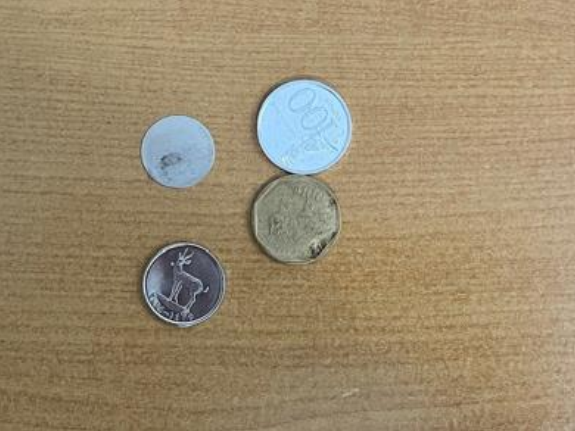
#> input picture challenge1-solution/pyqt_app/Test Image.png, 575 x 431 px
$ jupyter execute Experiments.ipynb
#> lines starting #> are read from the running program, lines starting #| are printed output that depends on the picture; after the words box and inside, x2 and y2 are one past the last pixel; in counts of white or black regions, pixels touching at a corner belong together
## Coutour Based Coin Detection and Segmentation

[cell 1]
import cv2
import numpy as np
import matplotlib.pyplot as plt

def segment_and_count_coins(image_path, display_steps=False):
#> called with image_path = 'Test Image.png', display_steps = True
    img = cv2.imread(image_path)
#> img is the input picture: shape (431, 575, 3); mean B, G, R 110.4, 139.2, 155.9
    if img is None:
        raise FileNotFoundError(f"Image file '{image_path}' not found.")

    original_img = img.copy()
    gray = cv2.cvtColor(img, cv2.COLOR_BGR2GRAY)
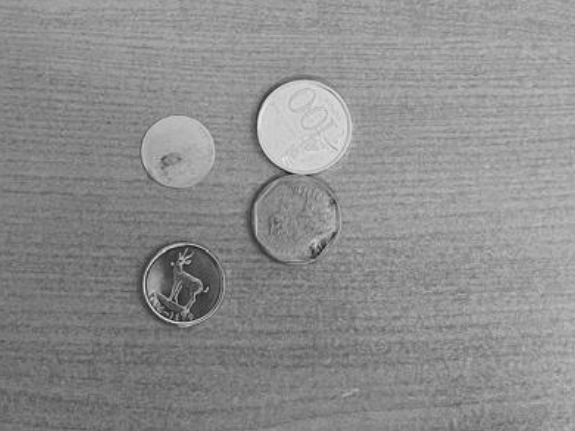
#> gray: shape (431, 575); min 15, max 232, mean 140.9
    blurred = cv2.GaussianBlur(gray, (11, 11), 0)

    if display_steps:
        plt.imshow(blurred, cmap='gray')
        plt.title("Blurred Image")
        plt.show()

    circles = cv2.HoughCircles(
        blurred,
        cv2.HOUGH_GRADIENT,
        dp=1.2,
        minDist=30,
        param1=50,
        param2=25,
        minRadius=15,
        maxRadius=50
    )
#> circles = [[305.4, 125.4, 48], [291, 217.8, 45.36], [181.8, 281.4, 39.48], [177, 151.8, 36.72]]

    if circles is not None:
        circles = np.round(circles[0, :]).astype("int")
#> circles = [[305, 125, 48], [291, 218, 45], [182, 281, 39], [177, 152, 37]]
        circles = remove_overlapping_circles(circles)
#> the loop in remove_overlapping_circles, `for circle in circles:` made 4 passes
#> after the loop in remove_overlapping_circles, `for circle in circles:`: filtered_circles = [(305, 125, 48), (291, 218, 45), (182, 281, 39), (177, 152, 37)]
#> circles has the same summary as filtered_circles in remove_overlapping_circles

        num_coins = len(circles)
#> num_coins = 4

        for (x, y, r) in circles:
            cv2.circle(original_img, (x, y), r, (0, 255, 0), 2)
            cv2.circle(original_img, (x, y), 2, (0, 0, 255), 3)
#> this loop made 4 passes
#> original_img: shape (431, 575, 3); 1.35% of pixels changed, all inside (x1, y1, x2, y2) = (139, 76, 355, 322)

    else:
        num_coins = 0
        print("No circles detected.")

    cv2.putText(
        original_img,
        f"Number of coins: {num_coins}",
        (10, 30),
        cv2.FONT_HERSHEY_SIMPLEX,
        1,
        (255, 0, 0),
        2
    )
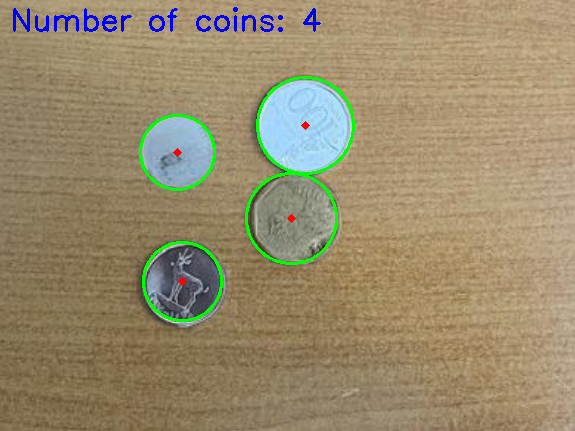
#> original_img: shape (431, 575, 3); mean B, G, R 109.8, 139.6, 153.1

    output_image = cv2.cvtColor(original_img, cv2.COLOR_BGR2RGB)
    plt.figure(figsize=(10, 8))
    plt.imshow(output_image)
    plt.title("Detected Coins")
    plt.axis('off')
    plt.show()

    return num_coins, output_image

def remove_overlapping_circles(circles):
    """
    Remove overlapping circles based on their proximity and size.
    """
    filtered_circles = []
    for circle in circles:
        x, y, r = circle
        if all(np.sqrt((x - xc) ** 2 + (y - yc) ** 2) > rc for xc, yc, rc in filtered_circles):
            filtered_circles.append((x, y, r))
    return filtered_circles

def display_image(image, title="Image", cmap_type=None):
    plt.figure(figsize=(10, 8))
    if cmap_type:
        plt.imshow(image, cmap=cmap_type)
    else:
        plt.imshow(image)
    plt.title(title)
    plt.axis('off')
    plt.show()

[cell 2]
# Example usage
image_path = "Test Image.png"  # Replace with your image path
num_coins, output_image = segment_and_count_coins(image_path, display_steps=True)
#> num_coins = 4

[cell 3]
import cv2
import numpy as np
import matplotlib.pyplot as plt

def segment_and_count_coins(image_path, display_steps=False):
#> called with image_path = 'test.jpg', display_steps = True
    img = cv2.imread(image_path)
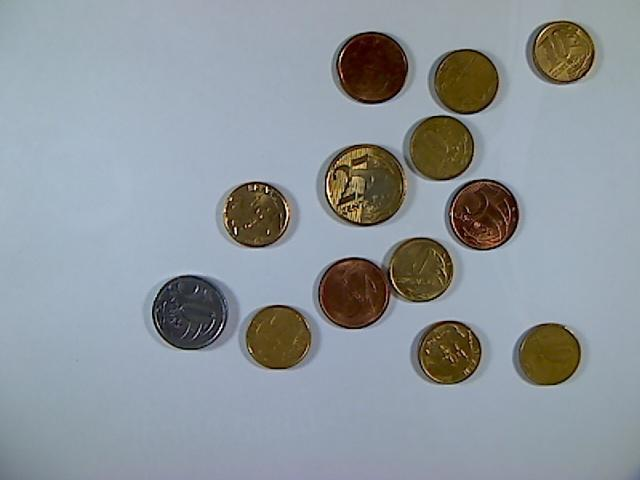
#> input picture challenge1-solution/pyqt_app/test.jpg, 640 x 480 px
#> img is the input picture: shape (480, 640, 3); mean B, G, R 156, 150.1, 142.5
    if img is None:
        raise FileNotFoundError(f"Image file '{image_path}' not found.")

    original_img = img.copy()
    gray = cv2.cvtColor(img, cv2.COLOR_BGR2GRAY)
#> gray: shape (480, 640)
    blurred = cv2.GaussianBlur(gray, (11, 11), 0)
#> blurred: shape (480, 640)

    circles = cv2.HoughCircles(
        blurred,
        cv2.HOUGH_GRADIENT,
        dp=1.2,
        minDist=30,
        param1=50,
        param2=30,
        minRadius=20,
        maxRadius=50
    )
#> circles = 13 rows, first 8: [353.4, 293.4, 36.68], [189, 312.6, 38.12], [364.2, 184.2, 41.24], [371.4, 67.8, 35.84], [483, 214.2, 35.84], [256.2, 214.2, 33.2], [466.2, 81, 32.36], [557.4, 51, 31.76]

    # Create an empty black image for semantic segmentation
    semantic_img = np.zeros_like(original_img)
    overlay_img = original_img.copy()

    if circles is not None:
        circles = np.round(circles[0, :]).astype("int")
#> circles = 13 rows, first 8: [353, 293, 37], [189, 313, 38], [364, 184, 41], [371, 68, 36], [483, 214, 36], [256, 214, 33], [466, 81, 32], [557, 51, 32]

        for (x, y, r) in circles:
            # Draw green circles on the overlay image
            cv2.circle(overlay_img, (x, y), r, (0, 255, 0), 4)
            cv2.circle(overlay_img, (x, y), 2, (0, 0, 255), 3)  # center point

            # Create a mask for each coin
            mask = np.zeros_like(gray)
            cv2.circle(mask, (x, y), r, 255, -1)
            masked_coin = cv2.bitwise_and(original_img, original_img, mask=mask)
            # Copy the masked coin to the black background
            semantic_img[mask == 255] = masked_coin[mask == 255]
#> this loop made 13 passes
#> (x, y, r) on passes 1 to 12: (353, 293, 37), (189, 313, 38), (364, 184, 41), (371, 68, 36), (483, 214, 36), (256, 214, 33), (466, 81, 32), (557, 51, 32), (419, 269, 34), (549, 353, 32), (440, 355, 30), (442, 147, 32)
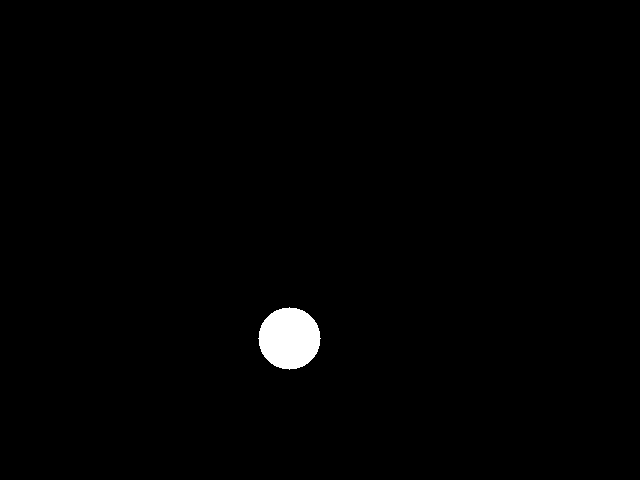
#> mask: shape (480, 640); 0.98% white; 1 white region, box (x1, y1, x2, y2) and area: (258, 307, 321, 370) 3001
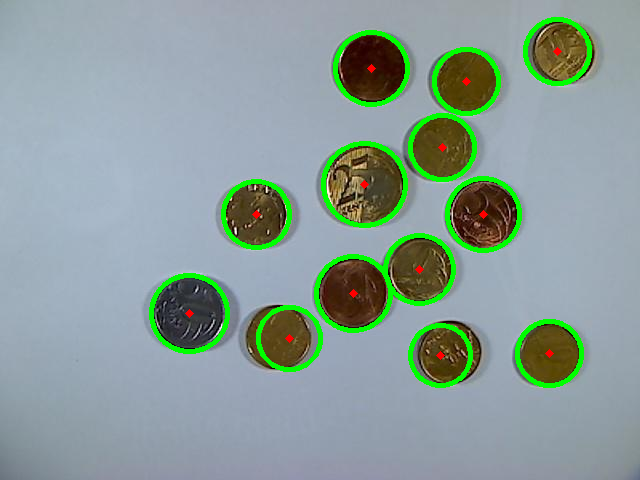
#> overlay_img: shape (480, 640, 3); 4.67% of pixels changed, all inside (x1, y1, x2, y2) = (149, 17, 592, 388)
    else:
        print("No circles detected.")

    if display_steps:
        display_images(overlay_img, semantic_img)

    return overlay_img, semantic_img

def display_images(overlay_img, semantic_img):
    # Convert BGR to RGB for displaying using matplotlib
    overlay_image_rgb = cv2.cvtColor(overlay_img, cv2.COLOR_BGR2RGB)
    semantic_image_rgb = cv2.cvtColor(semantic_img, cv2.COLOR_BGR2RGB)

    plt.figure(figsize=(12, 6))

    plt.subplot(1, 2, 1)
    plt.imshow(overlay_image_rgb)
    plt.title("Detection Overlay")
    plt.axis('off')

    plt.subplot(1, 2, 2)
    plt.imshow(semantic_image_rgb)
    plt.title("Semantic Segmentation")
    plt.axis('off')

    plt.show()


# Example usage
image_path = "test.jpg"  # Replace with your image path
num_coins, output_image = segment_and_count_coins(image_path, display_steps=True)

## Watershed Based Detection and Segmentation of Coins

[cell 4]
import cv2
import numpy as np
import matplotlib.pyplot as plt

def segment_and_count_coins_watershed(image_path, display_steps=False):
#> called with image_path = 'test.jpg', display_steps = True
    img = cv2.imread(image_path)
    if img is None:
        raise FileNotFoundError(f"Image file '{image_path}' not found.")

    # Convert to grayscale
    gray = cv2.cvtColor(img, cv2.COLOR_BGR2GRAY)

    # Noise removal with a Gaussian blur
    blurred = cv2.GaussianBlur(gray, (11, 11), 0)

    if display_steps:
        plt.imshow(blurred, cmap='gray')
        plt.title("Blurred Image")
        plt.show()

    # Binary threshold
    ret, thresh = cv2.threshold(blurred, 0, 255, cv2.THRESH_BINARY_INV + cv2.THRESH_OTSU)
#> thresh: shape (480, 640); 16.8% white; 14 white regions (2 under 20 px), largest, box (x1, y1, x2, y2) and area: (316, 237, 454, 330) 8041, (323, 144, 406, 227) 4895, (151, 275, 230, 351) 4737
#> ret = 116

    # Noise removal using Morphology (Opening)
    kernel = np.ones((3, 3), np.uint8)
    opening = cv2.morphologyEx(thresh, cv2.MORPH_OPEN, kernel, iterations=2)
#> opening: shape (480, 640); 16.7% white; 14 white regions (2 under 20 px), largest, box (x1, y1, x2, y2) and area: (316, 237, 454, 330) 8041, (324, 144, 405, 227) 4798, (151, 275, 230, 351) 4737

    # Sure background area (Dilation)
    sure_bg = cv2.dilate(opening, kernel, iterations=3)
#> sure_bg: shape (480, 640); 20.5% white; 11 white regions, largest, box (x1, y1, x2, y2) and area: (321, 45, 523, 254) 20659, (313, 234, 457, 333) 9540, (148, 272, 233, 354) 5703

    # Finding sure foreground area (Distance Transform)
    dist_transform = cv2.distanceTransform(opening, cv2.DIST_L2, 5)
    ret, sure_fg = cv2.threshold(dist_transform, 0.7 * dist_transform.max(), 255, 0)
#> sure_fg: shape (480, 640) float32; 0.87% white; 11 white regions, largest, box (x1, y1, x2, y2) and area: (178, 301, 203, 325) 468, (360, 57, 384, 79) 393, (342, 283, 367, 304) 380
#> ret = 26.57

    # Finding unknown region
    sure_fg = np.uint8(sure_fg)
    unknown = cv2.subtract(sure_bg, sure_fg)
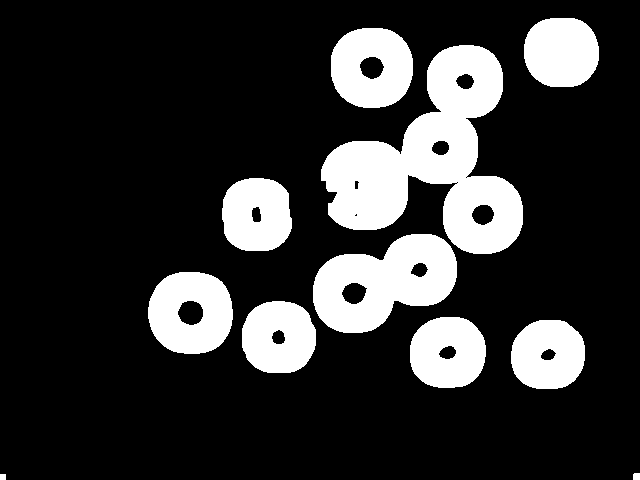
#> unknown: shape (480, 640); 19.7% white; 11 white regions, largest, box (x1, y1, x2, y2) and area: (321, 45, 523, 254) 19938, (313, 234, 457, 333) 8994, (148, 272, 233, 354) 5235

    # Marker labelling
    ret, markers = cv2.connectedComponents(sure_fg)
#> markers: shape (480, 640) int32; 12 distinct labels, from 0 to 11
#> ret = 12

    # Add one to all labels so that sure background is not 0, but 1
    markers = markers + 1
#> markers: shape (480, 640) int32; 12 distinct labels, from 1 to 12

    # Mark the region of unknown with zero
    markers[unknown == 255] = 0
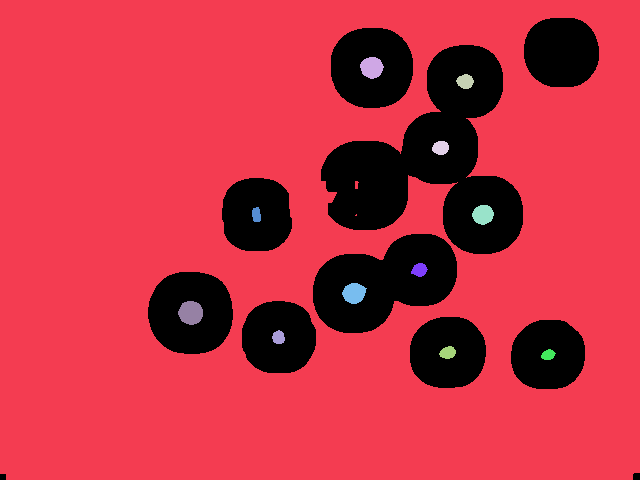
#> markers: shape (480, 640) int32; 13 distinct labels, from 0 to 12; one colour per label, 0 black

    # Apply Watershed
    markers = cv2.watershed(img, markers)
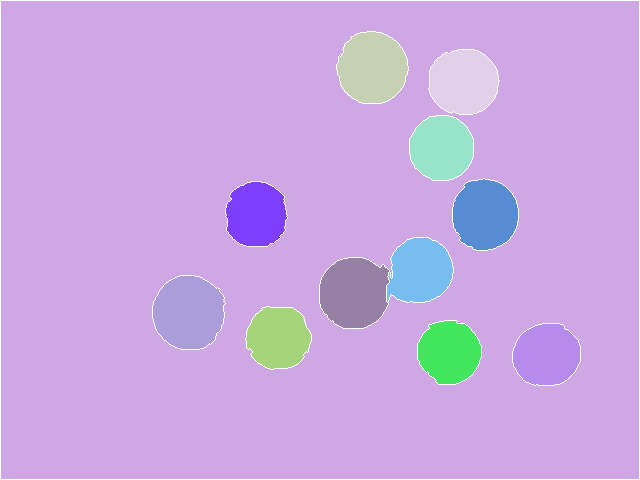
#> markers: shape (480, 640) int32; 13 distinct labels, from -1 to 12; one colour per label, 0 black, -1 white
    img[markers == -1] = [255, 0, 0]  # boundary marking in red
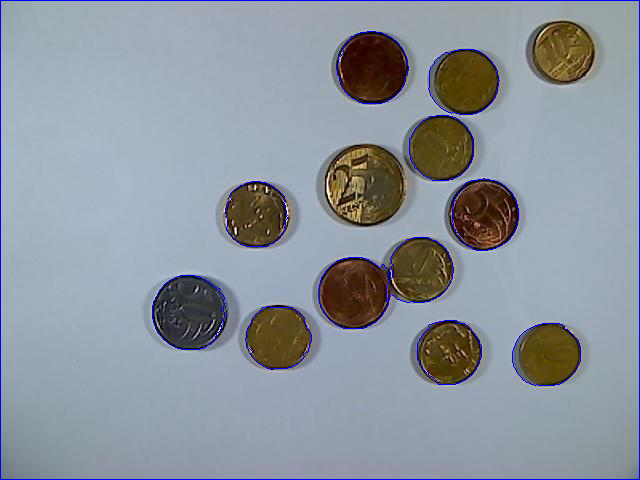
#> img: shape (480, 640, 3); 1.43% of pixels changed, all inside (x1, y1, x2, y2) = (0, 0, 640, 480)

    # Count coins
    unique_markers = np.unique(markers)
#> unique_markers = [-1, 1, 2, 3, 4, 5, 6, 7, 8, 9, 10, 11, 12]
    num_coins = len(unique_markers) - 1  # subtract 1 to exclude background
#> num_coins = 12

    # Convert BGR to RGB for displaying using matplotlib
    output_image = cv2.cvtColor(img, cv2.COLOR_BGR2RGB)
#> output_image: shape (480, 640, 3)
    plt.figure(figsize=(10, 8))
    plt.imshow(output_image)
    plt.title(f"Detected Coins: {num_coins}")
    plt.axis('off')
    plt.show()

    return num_coins, output_image

# Usage example, assuming the image file is at the specified path
num_coins, output_image = segment_and_count_coins_watershed('test.jpg', display_steps=True)
#> num_coins = 12

[cell 5]
import cv2
import numpy as np
import matplotlib.pyplot as plt

def segment_and_count_coins_watershed(image_path, display_steps=False):
#> called with image_path = 'test.jpg', display_steps = True
    img = cv2.imread(image_path)
    if img is None:
        raise FileNotFoundError(f"Image file '{image_path}' not found.")

    # Convert to grayscale
    gray = cv2.cvtColor(img, cv2.COLOR_BGR2GRAY)

    # Noise removal with a Gaussian blur
    blurred = cv2.GaussianBlur(gray, (11, 11), 0)

    # Binary threshold
    ret, thresh = cv2.threshold(blurred, 0, 255, cv2.THRESH_BINARY_INV + cv2.THRESH_OTSU)
#> ret = 116

    # Noise removal using Morphology (Opening)
    kernel = np.ones((3, 3), np.uint8)
    opening = cv2.morphologyEx(thresh, cv2.MORPH_OPEN, kernel, iterations=2)

    # Sure background area (Dilation)
    sure_bg = cv2.dilate(opening, kernel, iterations=3)

    # Finding sure foreground area (Distance Transform)
    dist_transform = cv2.distanceTransform(opening, cv2.DIST_L2, 5)
    ret, sure_fg = cv2.threshold(dist_transform, 0.7 * dist_transform.max(), 255, 0)
#> ret = 26.57

    # Finding unknown region
    sure_fg = np.uint8(sure_fg)
    unknown = cv2.subtract(sure_bg, sure_fg)

    # Marker labelling
    ret, markers = cv2.connectedComponents(sure_fg)
#> ret = 12

    # Add one to all labels so that sure background is not 0, but 1
    markers = markers + 1

    # Mark the region of unknown with zero
    markers[unknown == 255] = 0

    # Apply Watershed
    markers = cv2.watershed(img, markers)
    img[markers == -1] = [255, 0, 0]  # boundary marking in red

    # Create a mask for the coins
    segmented_mask = np.zeros_like(img)
    for mark in np.unique(markers):
        if mark == 0 or mark == 1:
            continue  # Background or border
        mask = np.where(markers == mark, 255, 0).astype('uint8')
        coin = cv2.bitwise_and(img, img, mask=mask)
        segmented_mask[mask == 255] = coin[mask == 255]
#> this loop made 13 passes
#> mark on pass 1: -1
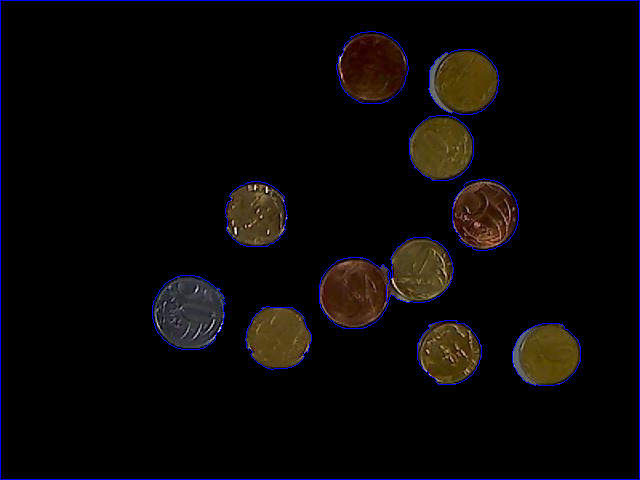
#> segmented_mask: shape (480, 640, 3); mean B, G, R 7.3, 7, 9.4

    # Convert BGR to RGB for displaying using matplotlib
    original_image_rgb = cv2.cvtColor(img, cv2.COLOR_BGR2RGB)
    segmented_mask_rgb = cv2.cvtColor(segmented_mask, cv2.COLOR_BGR2RGB)

    if display_steps:
        display_images(original_image_rgb, segmented_mask_rgb)

    return original_image_rgb, segmented_mask_rgb

def display_images(original_img, segmented_img):
    plt.figure(figsize=(12, 6))
    plt.subplot(121)
    plt.imshow(original_img)
    plt.title("Detected Coins with Boundaries")
    plt.axis('off')

    plt.subplot(122)
    plt.imshow(segmented_img)
    plt.title("Segmented Coin Mask")
    plt.axis('off')

    plt.show()

# Usage example, assuming the image file is at the specified path
original_image, segmented_mask = segment_and_count_coins_watershed('test.jpg', display_steps=True)

[cell 6]
import cv2
import numpy as np
import matplotlib.pyplot as plt

def segment_and_count_coins_watershed(image_path, display_steps=False):
#> called with image_path = 'test.jpg', display_steps = True
    img = cv2.imread(image_path)
    if img is None:
        raise FileNotFoundError(f"Image file '{image_path}' not found.")

    # Convert to grayscale
    gray = cv2.cvtColor(img, cv2.COLOR_BGR2GRAY)

    # Noise removal with a Gaussian blur
    blurred = cv2.GaussianBlur(gray, (11, 11), 0)

    # Binary threshold
    ret, thresh = cv2.threshold(blurred, 0, 255, cv2.THRESH_BINARY_INV + cv2.THRESH_OTSU)
#> ret = 116

    # Noise removal using Morphology (Opening)
    kernel = np.ones((3, 3), np.uint8)
    opening = cv2.morphologyEx(thresh, cv2.MORPH_OPEN, kernel, iterations=2)

    # Sure background area (Dilation)
    sure_bg = cv2.dilate(opening, kernel, iterations=3)

    # Finding sure foreground area (Distance Transform)
    dist_transform = cv2.distanceTransform(opening, cv2.DIST_L2, 5)
    ret, sure_fg = cv2.threshold(dist_transform, 0.7 * dist_transform.max(), 255, 0)
#> ret = 26.57

    # Finding unknown region
    sure_fg = np.uint8(sure_fg)
    unknown = cv2.subtract(sure_bg, sure_fg)

    # Marker labeling
    ret, markers = cv2.connectedComponents(sure_fg)
#> ret = 12

    # Add one to all labels so that sure background is not 0, but 1
    markers = markers + 1

    # Mark the region of unknown with zero
    markers[unknown == 255] = 0

    # Apply Watershed
    markers = cv2.watershed(img, markers)
    img[markers == -1] = [255, 0, 0]  # boundary marking in red

    # Count coins
    unique_markers = np.unique(markers)
#> unique_markers = [-1, 1, 2, 3, 4, 5, 6, 7, 8, 9, 10, 11, 12]
    num_coins = len(unique_markers) - 2  # subtract 2 to exclude background and borders
#> num_coins = 11

    # Create a mask for the coins
    segmented_mask = np.zeros_like(img)
    for mark in np.unique(markers):
        if mark == 0 or mark == 1:
            continue  # Background or border
        mask = np.where(markers == mark, 255, 0).astype('uint8')
        coin = cv2.bitwise_and(img, img, mask=mask)
        segmented_mask[mask == 255] = coin[mask == 255]

    # Convert BGR to RGB for displaying using matplotlib
    original_image_rgb = cv2.cvtColor(img, cv2.COLOR_BGR2RGB)
    segmented_mask_rgb = cv2.cvtColor(segmented_mask, cv2.COLOR_BGR2RGB)

    if display_steps:
        display_images(original_image_rgb, segmented_mask_rgb, num_coins)

    return num_coins, original_image_rgb, segmented_mask_rgb

def display_images(original_img, segmented_img, num_coins):
#> called with num_coins = 11
    plt.figure(figsize=(12, 6))
    plt.subplot(121)
    plt.imshow(original_img)
    plt.title(f"Detected Coins with Boundaries: {num_coins}")
    plt.axis('off')

    plt.subplot(122)
    plt.imshow(segmented_img)
    plt.title("Segmented Coin Mask")
    plt.axis('off')

    plt.show()

# Usage example, assuming the image file is at the specified path
num_coins, output_image, segmented_mask = segment_and_count_coins_watershed('test.jpg', display_steps=True)
#> num_coins = 11
